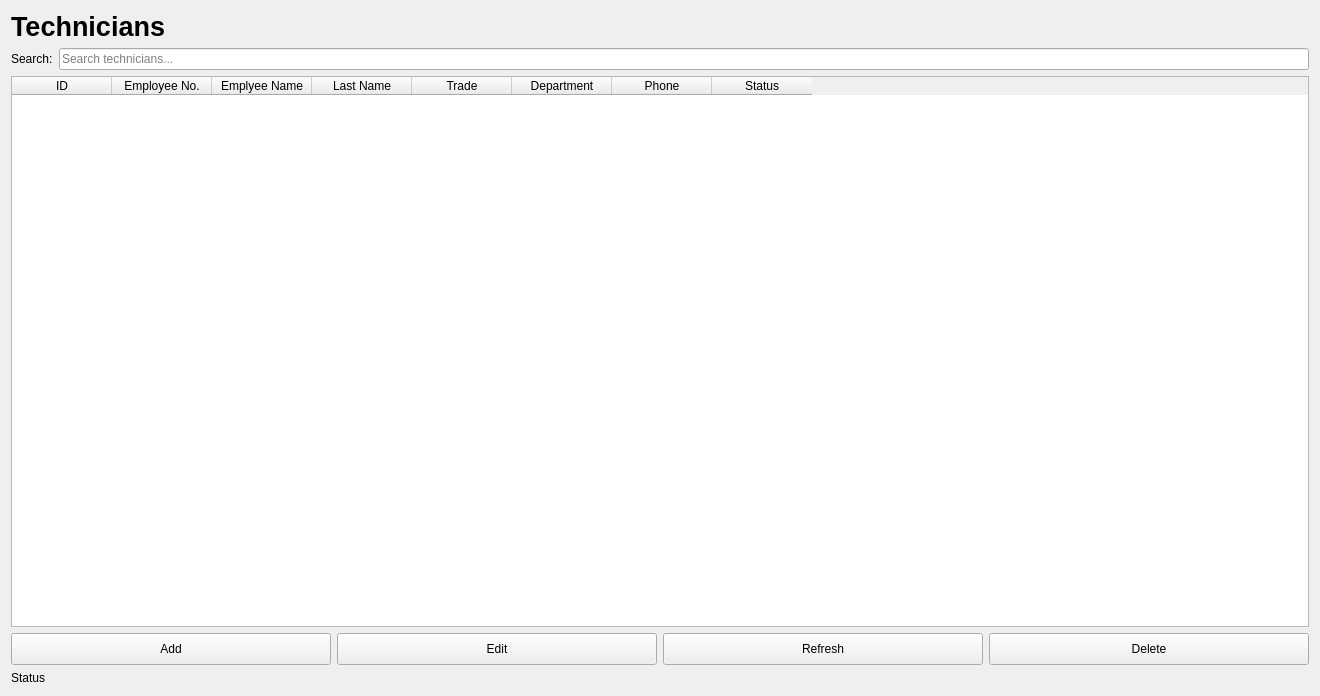
<?xml version="1.0" encoding="UTF-8"?>
<ui version="4.0">
 <class>TechniciansWindow</class>
 <widget class="QWidget" name="TechniciansWindow">
  <property name="geometry">
   <rect>
    <x>0</x>
    <y>0</y>
    <width>1320</width>
    <height>696</height>
   </rect>
  </property>
  <property name="windowTitle">
   <string>Technicians Window</string>
  </property>
  <layout class="QVBoxLayout" name="verticalLayout">
   <item>
    <widget class="QLabel" name="lblTechnicians">
     <property name="font">
      <font>
       <pointsize>20</pointsize>
       <bold>true</bold>
      </font>
     </property>
     <property name="text">
      <string>Technicians</string>
     </property>
    </widget>
   </item>
   <item>
    <layout class="QHBoxLayout" name="horizontalLayout">
     <item>
      <widget class="QLabel" name="lblSearch">
       <property name="text">
        <string>Search:</string>
       </property>
      </widget>
     </item>
     <item>
      <widget class="QLineEdit" name="txtSearch">
       <property name="placeholderText">
        <string>Search technicians...</string>
       </property>
      </widget>
     </item>
    </layout>
   </item>
   <item>
    <widget class="QTableWidget" name="tblTechnicians">
     <property name="alternatingRowColors">
      <bool>true</bool>
     </property>
     <property name="sortingEnabled">
      <bool>true</bool>
     </property>
     <column>
      <property name="text">
       <string>ID</string>
      </property>
     </column>
     <column>
      <property name="text">
       <string>Employee No.</string>
      </property>
     </column>
     <column>
      <property name="text">
       <string>Emplyee Name</string>
      </property>
     </column>
     <column>
      <property name="text">
       <string>Last Name</string>
      </property>
     </column>
     <column>
      <property name="text">
       <string>Trade</string>
      </property>
     </column>
     <column>
      <property name="text">
       <string>Department</string>
      </property>
     </column>
     <column>
      <property name="text">
       <string>Phone</string>
      </property>
     </column>
     <column>
      <property name="text">
       <string>Status</string>
      </property>
     </column>
    </widget>
   </item>
   <item>
    <layout class="QHBoxLayout" name="horizontalLayout_2">
     <item>
      <widget class="QPushButton" name="btnAdd">
       <property name="minimumSize">
        <size>
         <width>90</width>
         <height>32</height>
        </size>
       </property>
       <property name="styleSheet">
        <string notr="true"/>
       </property>
       <property name="text">
        <string>Add</string>
       </property>
       <property name="checkable">
        <bool>true</bool>
       </property>
      </widget>
     </item>
     <item>
      <widget class="QPushButton" name="btnEdit">
       <property name="minimumSize">
        <size>
         <width>90</width>
         <height>32</height>
        </size>
       </property>
       <property name="styleSheet">
        <string notr="true"/>
       </property>
       <property name="text">
        <string>Edit</string>
       </property>
       <property name="checkable">
        <bool>true</bool>
       </property>
      </widget>
     </item>
     <item>
      <widget class="QPushButton" name="btnRefresh">
       <property name="minimumSize">
        <size>
         <width>90</width>
         <height>32</height>
        </size>
       </property>
       <property name="styleSheet">
        <string notr="true"/>
       </property>
       <property name="text">
        <string>Refresh</string>
       </property>
       <property name="checkable">
        <bool>true</bool>
       </property>
      </widget>
     </item>
     <item>
      <widget class="QPushButton" name="btnDelete">
       <property name="minimumSize">
        <size>
         <width>90</width>
         <height>32</height>
        </size>
       </property>
       <property name="styleSheet">
        <string notr="true"/>
       </property>
       <property name="text">
        <string>Delete</string>
       </property>
       <property name="checkable">
        <bool>true</bool>
       </property>
      </widget>
     </item>
    </layout>
   </item>
   <item>
    <widget class="QLabel" name="lblStatus">
     <property name="text">
      <string>Status</string>
     </property>
    </widget>
   </item>
  </layout>
 </widget>
 <resources/>
 <connections/>
</ui>
